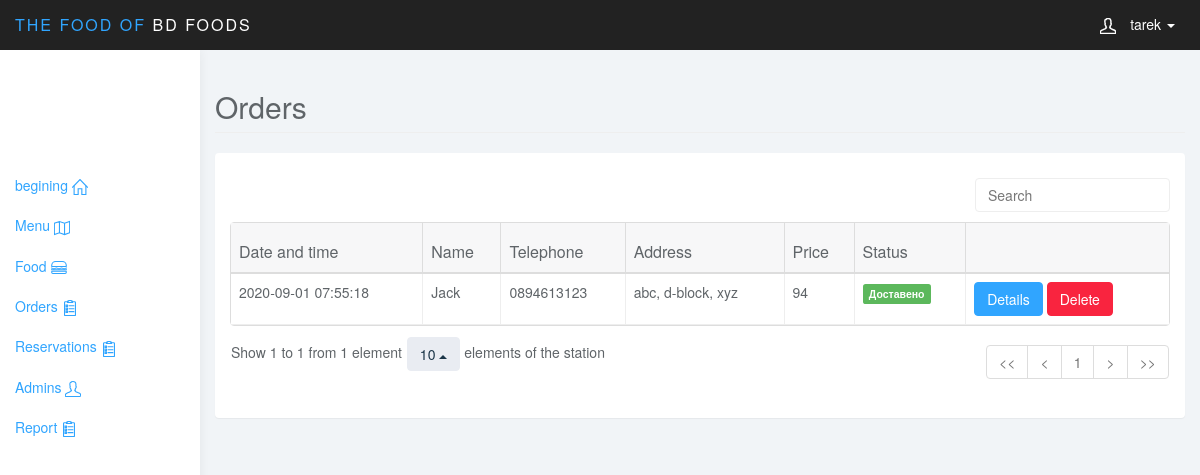
Page /admin/index.php?page=orders (signed in) on the committed database.
### tables this page shows
CREATE TABLE `orders` (
  `id` int(11) UNSIGNED NOT NULL,
  `name` varchar(150) NOT NULL,
  `phone` varchar(20) NOT NULL,
  `price` double NOT NULL,
  `adress` mediumtext NOT NULL,
  `datetime` datetime NOT NULL,
  `status` int(11) NOT NULL
);

### admin/Models/Admin.php (called while the page is built, shortened)
<?php
class Admin{
	private $db;
	public function __construct(){
				try{
	$this->db=new PDO("mysql:host=localhost;dbname=food_store","root","");
	$this->db->setAttribute(PDO::ATTR_ERRMODE,PDO::ERRMODE_EXCEPTION);
	}
	catch(Exception $e){
		die($e->getMessage());
	}
	}
public function getAllOrders(){
	$q=$this->db->query("select * from orders ");
	$orders=$q->fetchAll(PDO::FETCH_OBJ);
		foreach ($orders as $o) {
			$query=$this->db->query("select orders_foods.*,foods.name,foods.image from orders_foods inner join foods on orders_foods.food_id=foods.id  where orders_foods.order_id='".$o->id."' ");
		$o->ordered_food=$query->fetchAll(PDO::FETCH_OBJ);
	}
		return $orders;
}
}

### admin/views/orders.php (the view, shortened to what this page needs)
<?php
$orders=$admin->getAllOrders();
?>
<div class="col-sm-9 col-sm-offset-3 col-lg-10 col-lg-offset-2 main">
	<div class="row">
		<div class="col-lg-12">
			<h2 class="page-header">Orders
		</h2>
		</div>
	</div>
	<div class="row">
		<div class="col-lg-12">
			<div class="panel panel-default">
				<div class="panel-body">
					<table data-toggle="table"    data-search="true" data-select-item-name="toolbar1" data-pagination="true" data-sort-name="name" data-sort-order="desc">
					    <thead>
					    <tr>
					   <th data-field="Date and time" data-sortable="true">Date and time</th>
					    <th data-field="Name" data-sortable="true">Name</th>
					     <th data-field="Telephone" data-sortable="true">Telephone</th>
					  <th data-field="Address" data-sortable="true">Address</th>
					  <th data-field="Price" data-sortable="true">Price</th>
					  						        <th data-field="Status" data-sortable="true">Status</th>
					    </tr>
					    </thead>
					    <tbody>
					    <?php foreach($orders as $ad){ ?>
					    <tr>
					      <td> <?php echo $ad->datetime; ?></td>
					    <td><?php echo htmlentities($ad->name); ?></td>
					      <td> <?php echo htmlentities($ad->phone); ?></td>
					        <td> <?php echo htmlentities($ad->adress); ?></td>
					    <td> <?php echo $ad->price; ?></td>
					    <td> <?php if($ad->status==0){
					    	echo "<label class='label label-warning'>Изчакване</label>";
					    } elseif($ad->status==1){
					   echo "<label class='label label-success'>Доставено</label>";
					    }?></td>
					    <td>
		<button class="btn btn-primary" onclick="showModal(this)"> Details</button>
					    <a href="index.php?page=orders&action=delete&id=<?php echo $ad->id; ?>"><button class="btn btn-danger" onclick="return confirm ('Are you sure?,
						 that you want to delete this order?');" >Delete</button></a></td>
					    </tr>
					    <?php } ?>
					    </tbody>
					</table>
				</div>
			</div>
		</div>
	</div>
</div>

### admin/css/styles.css (style rules this page uses)
body { background: #f1f4f7; padding-top: 50px; color: #5f6468; }
a, a:hover, a:focus { color: #30a5ff; }
h1, h2, h3, h4, h5, h6 { color: #5f6468; }
h2 { font-weight: 300; margin-bottom: 20px; }
.btn-primary, .btn-primary:hover, .btn-primary:focus, .btn-primary:active, .btn-primary.active, .open > .dropdown-toggle.btn-primary, .btn-primary.disabled, .btn-primary[disabled], fieldset[disabled] .btn-primary, .btn-primary.disabled:hover, .btn-primary[disabled]:hover, fieldset[disabled] .btn-primary:hover, .btn-primary.disabled:focus, .btn-primary[disabled]:focus, fieldset[disabled] .btn-primary:focus, .btn-primary.disabled:active, .btn-primary[disabled]:active, fieldset[disabled] .btn-primary:active, .btn-primary.disabled.active, .btn-primary[disabled].active, fieldset[disabled] .btn-primary.active { background-color: #30a5ff; border-color: #30a5ff; }
.btn-danger, .btn-danger:hover, .btn-danger:focus, .btn-danger:active, .btn-danger.active, .open > .dropdown-toggle.btn-danger, .btn-danger.disabled, .btn-danger[disabled], fieldset[disabled] .btn-danger, .btn-danger.disabled:hover, .btn-danger[disabled]:hover, fieldset[disabled] .btn-danger:hover, .btn-danger.disabled:focus, .btn-danger[disabled]:focus, fieldset[disabled] .btn-danger:focus, .btn-danger.disabled:active, .btn-danger[disabled]:active, fieldset[disabled] .btn-danger:active, .btn-danger.disabled.active, .btn-danger[disabled].active, fieldset[disabled] .btn-danger.active { background-color: #f9243f; border-color: #f9243f; }
.panel { border: 0; }
.table { background: #fff; }

### rows in the picture
orders: datetime "2020-09-01 07:55:18", name "Jack", phone "0894613123", adress "abc, d-block, xyz", price "94", status "Доставено"

### other values in the picture
$_SESSION["login"] "tarek"
